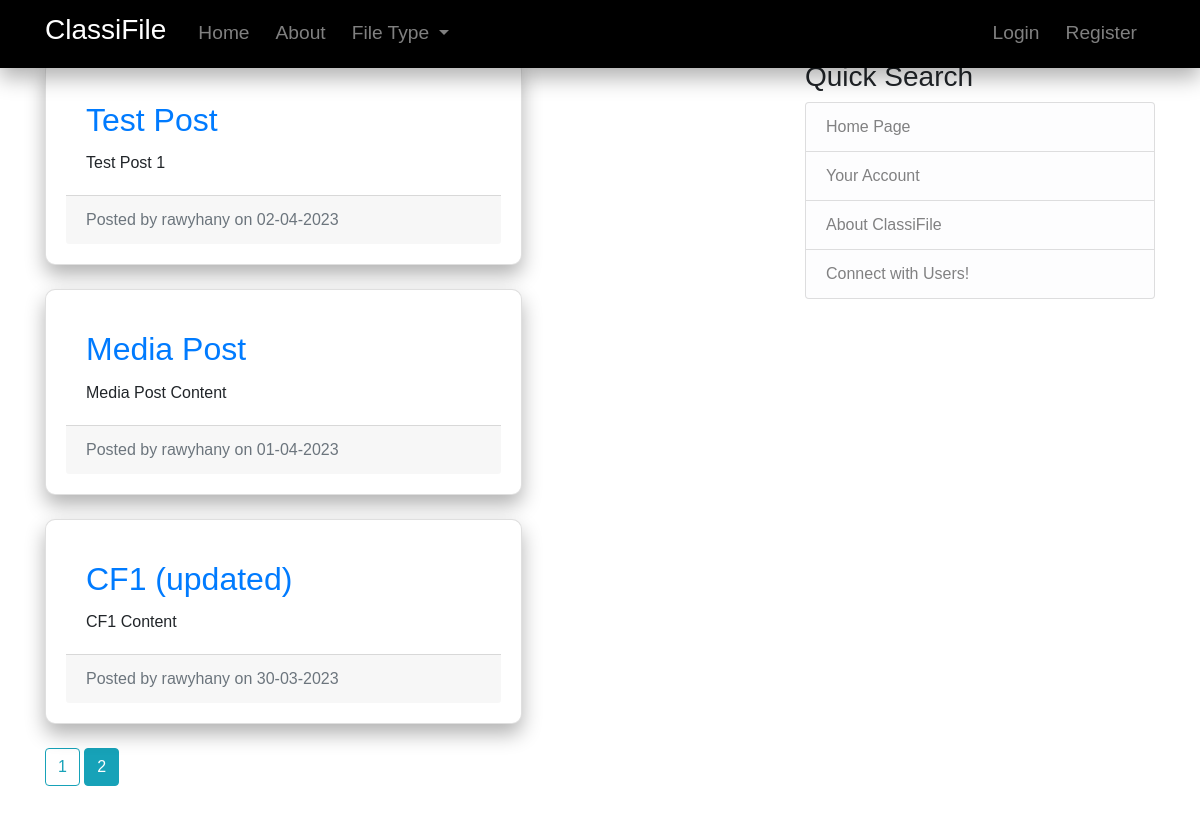
The page /home?page=2 on the database its author committed.
### classifile/models.py (models this page shows, shortened)
class Post(db.Model):
    id = db.Column(db.Integer, primary_key=True)
    title = db.Column(db.String(100), nullable=False)
    date_posted = db.Column(db.DateTime, nullable=False, default=datetime.utcnow)
    content = db.Column(db.Text, nullable=False)
    user_id = db.Column(db.Integer, db.ForeignKey('user.id'), nullable=False)

class User(db.Model, UserMixin):
    id = db.Column(db.Integer, primary_key=True)
    username = db.Column(db.String(20), unique=True, nullable=False)
    email = db.Column(db.String(20), unique=True, nullable=False)
    image_file = db.Column(db.String(20), nullable=False, default='default.jpg')
    password = db.Column(db.String(60), nullable=False)
    posts = db.relationship('Post', backref='author', lazy=True)

### classifile/routes.py (the view)
@app.route("/")
@app.route("/home")
def home():
    page = request.args.get('page', 1, type=int)
    posts = Post.query.order_by(Post.date_posted.desc()).paginate(page=page, per_page=5)
    return render_template('home.html', posts=posts)

### classifile/templates/home.html
{% extends "layout.html" %}
{% block content %}
  <div class="row">
    <div class="col-md-8">
      {% for post in posts.items %}
        <div class="card mb-4">
          <div class="card-body">
            <h2 class="card-title"><a href="{{ url_for('post', post_id=post.id) }}">{{ post.title }}</a></h2>
            <p class="card-text">{{ post.content }}</p>
          </div>
          <div class="card-footer text-muted">
            Posted by <a>{{ post.author.username }}</a> on {{ post.date_posted.strftime('%d-%m-%Y') }}
          </div>
        </div>
      {% endfor %}
          </div>
        </div>
    {% for page_num in posts.iter_pages(left_edge=1, right_edge=1, left_current=1, right_current=2) %}
      {% if page_num %}
        {% if posts.page == page_num %}
          <a class="btn btn-info mb-4" href="{{ url_for('home', page=page_num) }}">{{ page_num }}</a>
        {% else %}
          <a class="btn btn-outline-info mb-4" href="{{ url_for('home', page=page_num) }}">{{ page_num }}</a>
        {% endif %}
      {% else %}
        ...
      {% endif %}
    {% endfor %}
{% endblock content %}

### classifile/static/main.css (style rules this page uses)
body { font-family: Arial, sans-serif; margin: 0; padding: 0; }
.card { background-color: #ffff; padding: 20px; border-radius: 10px; box-shadow: 0px 10px 20px rgba(0,0,0,0.3); transitio }

### rows shown on the page
Post: title "Test Post", content "Test Post 1", author.username "rawyhany", date_posted "02-04-2023"
Post: title "Media Post", content "Media Post Content", author.username "rawyhany", date_posted "01-04-2023"
Post: title "CF1 (updated)", content "CF1 Content", author.username "rawyhany", date_posted "30-03-2023"

### other values the page prints
{{ page_num }} "1"
{{ page_num }} "2"
